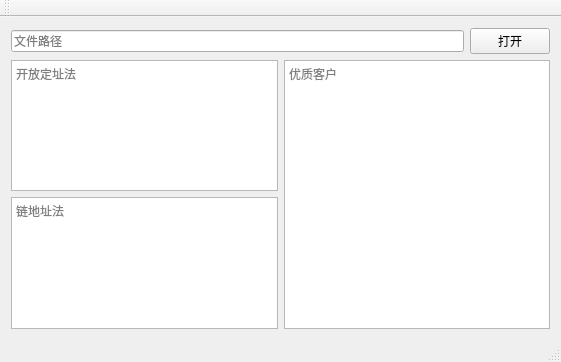
<?xml version="1.0" encoding="UTF-8"?>
<ui version="4.0">
 <class>T5Hash_QTClass</class>
 <widget class="QMainWindow" name="T5Hash_QTClass">
  <property name="geometry">
   <rect>
    <x>0</x>
    <y>0</y>
    <width>561</width>
    <height>362</height>
   </rect>
  </property>
  <property name="windowTitle">
   <string>T5Hash_QT</string>
  </property>
  <widget class="QWidget" name="centralWidget">
   <layout class="QHBoxLayout" name="horizontalLayout_3">
    <item>
     <layout class="QVBoxLayout" name="verticalLayout_2">
      <item>
       <layout class="QHBoxLayout" name="horizontalLayout">
        <item>
         <widget class="QLineEdit" name="lineEdit">
          <property name="placeholderText">
           <string>文件路径</string>
          </property>
         </widget>
        </item>
        <item>
         <widget class="QPushButton" name="pushButton">
          <property name="text">
           <string>打开</string>
          </property>
         </widget>
        </item>
       </layout>
      </item>
      <item>
       <layout class="QHBoxLayout" name="horizontalLayout_2">
        <item>
         <layout class="QVBoxLayout" name="verticalLayout">
          <item>
           <widget class="QTextBrowser" name="textBrowser">
            <property name="placeholderText">
             <string>开放定址法</string>
            </property>
           </widget>
          </item>
          <item>
           <widget class="QTextBrowser" name="textBrowser_2">
            <property name="placeholderText">
             <string>链地址法</string>
            </property>
           </widget>
          </item>
         </layout>
        </item>
        <item>
         <widget class="QTextBrowser" name="textBrowser_3">
          <property name="placeholderText">
           <string>优质客户</string>
          </property>
         </widget>
        </item>
       </layout>
      </item>
     </layout>
    </item>
   </layout>
  </widget>
  <widget class="QMenuBar" name="menuBar">
   <property name="geometry">
    <rect>
     <x>0</x>
     <y>0</y>
     <width>561</width>
     <height>21</height>
    </rect>
   </property>
  </widget>
  <widget class="QToolBar" name="mainToolBar">
   <attribute name="toolBarArea">
    <enum>TopToolBarArea</enum>
   </attribute>
   <attribute name="toolBarBreak">
    <bool>false</bool>
   </attribute>
  </widget>
  <widget class="QStatusBar" name="statusBar"/>
 </widget>
 <layoutdefault spacing="6" margin="11"/>
 <resources>
  <include location="T5Hash_QT.qrc"/>
 </resources>
 <connections/>
</ui>
